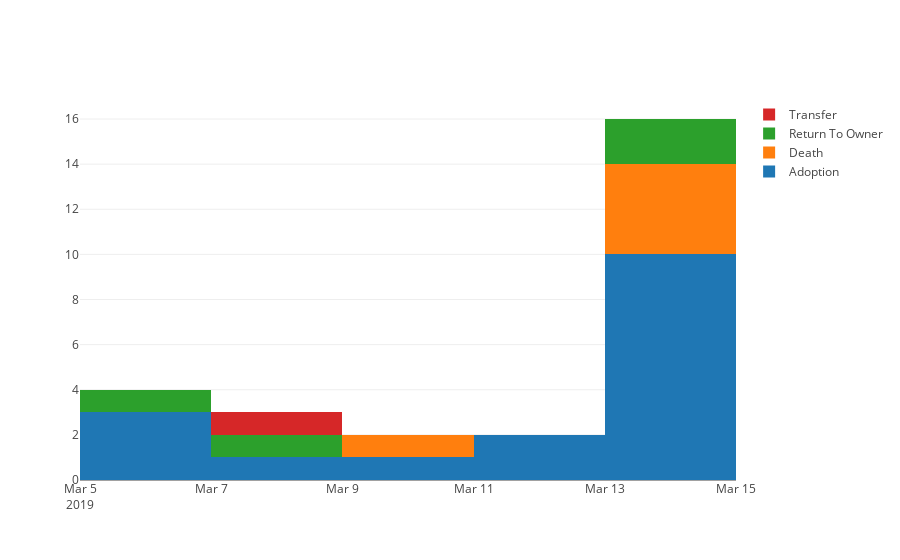

The cell this chart's notebook holds for it:
### Code cell
traces = [go.Histogram(x=df[df['Outcome']==outcome]['Intake Date'], name=outcome.title()) for outcome in list(df['Outcome'].value_counts().keys())]
fig = go.Figure(data=traces, layout=go.Layout(barmode='stack'))
iplot(fig, filename='basic histogram')

### Figure 1 — Plotly figure (JSON) as saved in the notebook; plotly's stock layout.template omitted (floating-point values rounded to 4 significant figures)
{"data": [{"name": "Adoption", "type": "histogram", "uid": "9385889f-dc42-40fa-85f1-0660a2163d22", "x": ["2019-03-05", "2019-03-06", "2019-03-05", "2019-03-07", "2019-03-10", "2019-03-11", "2019-03-12", "2019-03-13", "2019-03-14", "2019-03-14", "2019-03-14", "2019-03-14", "2019-03-14", "2019-03-14", "2019-03-14", "2019-03-14", "2019-03-14"]}, {"name": "Death", "type": "histogram", "uid": "9b7a124f-9154-4641-955b-77b503dc678d", "x": ["2019-03-09", "2019-03-14", "2019-03-14", "2019-03-14", "2019-03-14"]}, {"name": "Return To Owner", "type": "histogram", "uid": "93a55c01-cd31-4655-b0c6-aee681cd3af1", "x": ["2019-03-05", "2019-03-08", "2019-03-14", "2019-03-14"]}, {"name": "Transfer", "type": "histogram", "uid": "4596b2c7-0cd6-4d94-ac2a-4724c56cf65b", "x": ["2019-03-08"]}], "layout": {"barmode": "stack"}}
